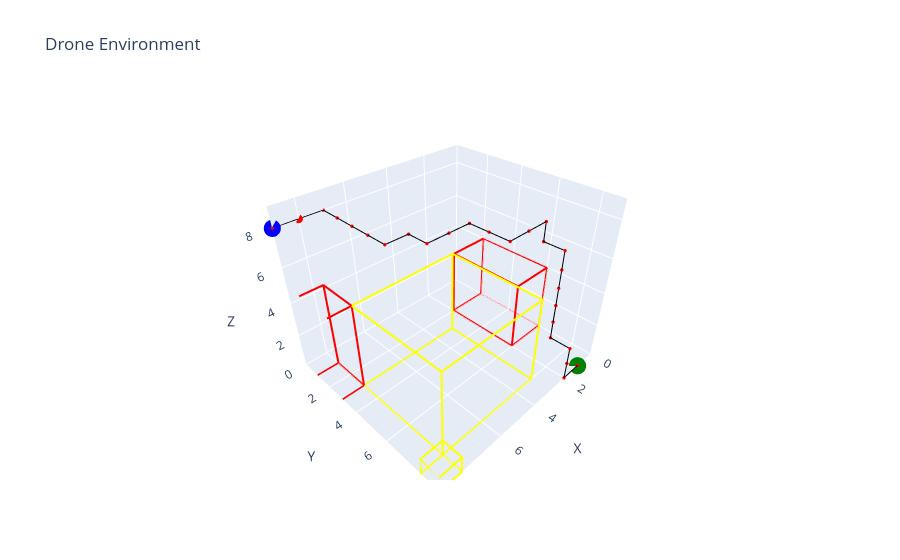

Notebook code for this chart:
### Code cell
# إعادة تهيئة البيئة للاختبار
env.reset()
done = False
total_reward = 0

# تحديد الهدف
goal_position = [9, 0, 8]
raw_env = env.unwrapped
raw_env.set_goal(goal_position )
# الحالة الحالية
state=raw_env.position_to_state(goal_position)

# حلقة الاختبار لتقييم أداء الوكيل بعد التدريب
while not done:
    action = np.argmax(q_table[state])  # اختيار أفضل فعل من جدول
    # اتخاذ الفعل واكتساب المكافأة
    state, reward, terminated, truncated, info = env.step(action)

    total_reward += reward  # جمع المكافآت خلال الاختبار

    # التحقق مما إذا كانت الحلقة قد انتهت
    if terminated or truncated:
        done = True

# طباعة المكافأة الإجمالية بعد اختبار الوكيل
print(f"Total Reward after Test: {total_reward}")
# الإظهار
env.render()

### Figure 1 — Plotly figure (JSON) as saved in the notebook; plotly's stock layout.template omitted (floating-point values rounded to 4 significant figures)
{"data": [{"line": {"color": "yellow", "width": 4}, "mode": "lines", "name": "Building", "showlegend": false, "type": "scatter3d", "x": [3, 8, 8, 3], "y": [3, 3, 8, 8], "z": [0, 0, 0, 0]}, {"line": {"color": "yellow", "width": 4}, "mode": "lines", "name": "Building", "showlegend": false, "type": "scatter3d", "x": [3, 8, 8, 3], "y": [3, 3, 8, 8], "z": [5, 5, 5, 5]}, {"line": {"color": "yellow", "width": 4}, "mode": "lines", "name": "Building", "showlegend": false, "type": "scatter3d", "x": [3, 8, 8, 3], "y": [3, 3, 3, 3], "z": [0, 0, 5, 5]}, {"line": {"color": "yellow", "width": 4}, "mode": "lines", "name": "Building", "showlegend": false, "type": "scatter3d", "x": [8, 8, 8, 8], "y": [3, 8, 8, 3], "z": [0, 0, 5, 5]}, {"line": {"color": "yellow", "width": 4}, "mode": "lines", "name": "Building", "showlegend": false, "type": "scatter3d", "x": [8, 3, 3, 8], "y": [8, 8, 8, 8], "z": [0, 0, 5, 5]}, {"line": {"color": "yellow", "width": 4}, "mode": "lines", "name": "Building", "showlegend": false, "type": "scatter3d", "x": [3, 3, 3, 3], "y": [8, 3, 3, 8], "z": [0, 0, 5, 5]}, {"line": {"color": "yellow", "width": 4}, "mode": "lines", "name": "Building", "showlegend": false, "type": "scatter3d", "x": [8, 9, 9, 8], "y": [8, 8, 9, 9], "z": [0, 0, 0, 0]}, {"line": {"color": "yellow", "width": 4}, "mode": "lines", "name": "Building", "showlegend": false, "type": "scatter3d", "x": [8, 9, 9, 8], "y": [8, 8, 9, 9], "z": [1, 1, 1, 1]}, {"line": {"color": "yellow", "width": 4}, "mode": "lines", "name": "Building", "showlegend": false, "type": "scatter3d", "x": [8, 9, 9, 8], "y": [8, 8, 8, 8], "z": [0, 0, 1, 1]}, {"line": {"color": "yellow", "width": 4}, "mode": "lines", "name": "Building", "showlegend": false, "type": "scatter3d", "x": [9, 9, 9, 9], "y": [8, 9, 9, 8], "z": [0, 0, 1, 1]}, {"line": {"color": "yellow", "width": 4}, "mode": "lines", "name": "Building", "showlegend": false, "type": "scatter3d", "x": [9, 8, 8, 9], "y": [9, 9, 9, 9], "z": [0, 0, 1, 1]}, {"line": {"color": "yellow", "width": 4}, "mode": "lines", "name": "Building", "showlegend": false, "type": "scatter3d", "x": [8, 8, 8, 8], "y": [9, 8, 8, 9], "z": [0, 0, 1, 1]}, {"line": {"color": "red", "width": 4}, "mode": "lines", "name": "Building", "showlegend": false, "type": "scatter3d", "x": [0, 2, 2, 0], "y": [2, 2, 6, 6], "z": [0, 0, 0, 0]}, {"line": {"color": "red", "width": 4}, "mode": "lines", "name": "Building", "showlegend": false, "type": "scatter3d", "x": [0, 2, 2, 0], "y": [2, 2, 6, 6], "z": [4, 4, 4, 4]}, {"line": {"color": "red", "width": 4}, "mode": "lines", "name": "Building", "showlegend": false, "type": "scatter3d", "x": [0, 2, 2, 0], "y": [2, 2, 2, 2], "z": [0, 0, 4, 4]}, {"line": {"color": "red", "width": 4}, "mode": "lines", "name": "Building", "showlegend": false, "type": "scatter3d", "x": [2, 2, 2, 2], "y": [2, 6, 6, 2], "z": [0, 0, 4, 4]}, {"line": {"color": "red", "width": 4}, "mode": "lines", "name": "Building", "showlegend": false, "type": "scatter3d", "x": [2, 0, 0, 2], "y": [6, 6, 6, 6], "z": [0, 0, 4, 4]}, {"line": {"color": "red", "width": 4}, "mode": "lines", "name": "Building", "showlegend": false, "type": "scatter3d", "x": [0, 0, 0, 0], "y": [6, 2, 2, 6], "z": [0, 0, 4, 4]}, {"line": {"color": "red", "width": 4}, "mode": "lines", "name": "Building", "showlegend": false, "type": "scatter3d", "x": [8, 10, 10, 8], "y": [1, 1, 3, 3], "z": [0, 0, 0, 0]}, {"line": {"color": "red", "width": 4}, "mode": "lines", "name": "Building", "showlegend": false, "type": "scatter3d", "x": [8, 10, 10, 8], "y": [1, 1, 3, 3], "z": [5, 5, 5, 5]}, {"line": {"color": "red", "width": 4}, "mode": "lines", "name": "Building", "showlegend": false, "type": "scatter3d", "x": [8, 10, 10, 8], "y": [1, 1, 1, 1], "z": [0, 0, 5, 5]}, {"line": {"color": "red", "width": 4}, "mode": "lines", "name": "Building", "showlegend": false, "type": "scatter3d", "x": [10, 10, 10, 10], "y": [1, 3, 3, 1], "z": [0, 0, 5, 5]}, {"line": {"color": "red", "width": 4}, "mode": "lines", "name": "Building", "showlegend": false, "type": "scatter3d", "x": [10, 8, 8, 10], "y": [3, 3, 3, 3], "z": [0, 0, 5, 5]}, {"line": {"color": "red", "width": 4}, "mode": "lines", "name": "Building", "showlegend": false, "type": "scatter3d", "x": [8, 8, 8, 8], "y": [3, 1, 1, 3], "z": [0, 0, 5, 5]}, {"marker": {"color": "green", "size": 10}, "mode": "markers", "name": "Start", "showlegend": false, "type": "scatter3d", "x": [1], "y": [9], "z": [0]}, {"marker": {"color": "blue", "size": 10}, "mode": "markers", "name": "Goal", "showlegend": false, "type": "scatter3d", "x": [9], "y": [0], "z": [8]}, {"line": {"color": "black", "width": 2}, "marker": {"color": "red", "size": 2}, "mode": "lines+markers", "name": "Drone Path", "showlegend": false, "type": "scatter3d", "x": [1, 2, 2, 2, 2, 2, 2, 2, 2, 2, 2, 2, 3, 4, 4, 4, 5, 6, 6, 7, 7, 7, 7, 7, 8, 9], "y": [9, 9, 9, 9, 8, 8, 8, 8, 8, 8, 7, 7, 7, 7, 6, 5, 5, 5, 4, 4, 3, 2, 1, 0, 0, 0], "z": [0, 0, 1, 2, 2, 3, 4, 5, 6, 7, 7, 8, 8, 8, 8, 8, 8, 8, 8, 8, 8, 8, 8, 8, 8, 8]}, {"marker": {"color": "red", "size": 5}, "mode": "markers", "name": "Drone", "showlegend": false, "type": "scatter3d", "x": [8], "y": [0], "z": [8]}], "layout": {"scene": {"domain": {"x": [0, 1], "y": [0, 1]}, "xaxis": {"range": [0, 9], "title": {"text": "X"}}, "yaxis": {"range": [0, 9], "title": {"text": "Y"}}, "zaxis": {"range": [0, 9], "title": {"text": "Z"}}}, "title": {"text": "Drone Environment"}}}
